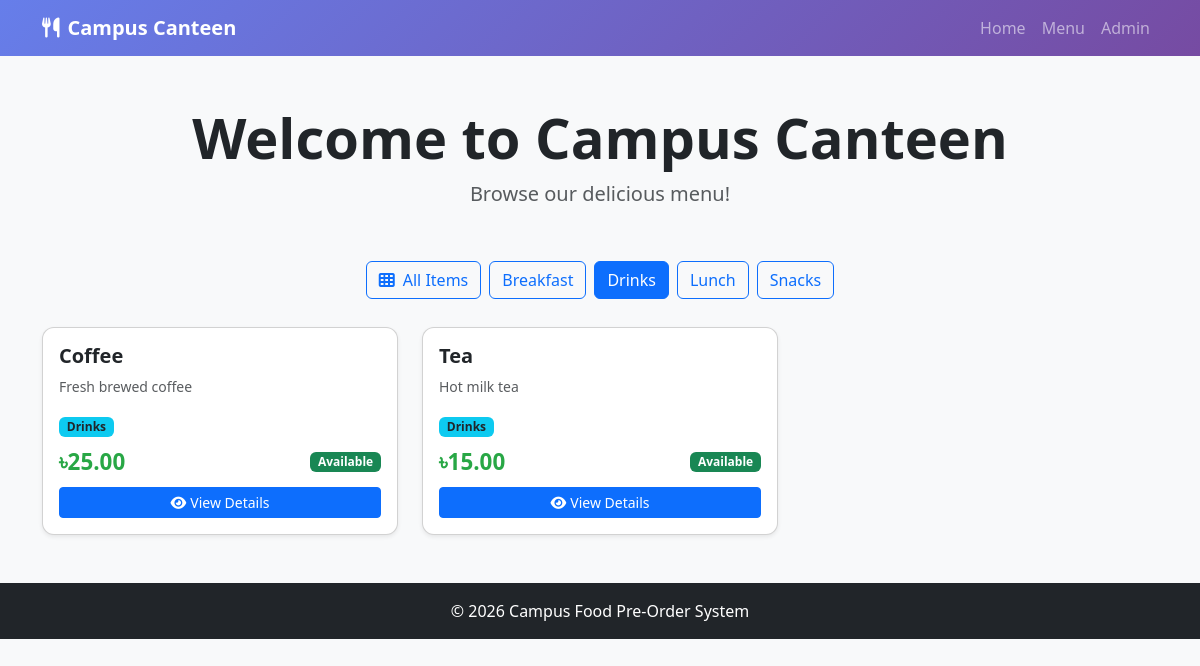
The page /?category=drinks on the database its author committed.
### canteen/models.py (models this page shows, shortened)
class Category(models.Model):
    CATEGORY_CHOICES = [
        ('breakfast', 'Breakfast'),
        ('lunch', 'Lunch'),
        ('snacks', 'Snacks'),
        ('drinks', 'Drinks'),
    ]
    name = models.CharField(max_length=50, choices=CATEGORY_CHOICES, unique=True)
    description = models.TextField(blank=True)
    created_at = models.DateTimeField(auto_now_add=True)
    class Meta:
        verbose_name_plural = "Categories"
        ordering = ['name']

class FoodItem(models.Model):
    category = models.ForeignKey(
        Category,
        on_delete=models.CASCADE,
        related_name='food_items'
    )
    name = models.CharField(max_length=200)
    description = models.TextField(blank=True)
    price = models.DecimalField(max_digits=6, decimal_places=2)
    image = models.ImageField(upload_to='food_images/', blank=True, null=True)
    is_available = models.BooleanField(default=True)
    created_at = models.DateTimeField(auto_now_add=True)
    updated_at = models.DateTimeField(auto_now=True)
    class Meta:
        ordering = ['category', 'name']
    def get_availability_status(self):
        return "Available" if self.is_available else "Sold Out"

### canteen/views.py (the view)
# urls.py: path('', views.home, name='home'),
def home(request):
    selected_category = request.GET.get('category', 'all')
    categories = Category.objects.all()
    if selected_category == 'all':
        food_items = FoodItem.objects.filter(is_available=True)
    else:
        food_items = FoodItem.objects.filter(
            category__name=selected_category,
            is_available=True
        )
    context = {
        'food_items': food_items,
        'categories': categories,
        'selected_category': selected_category,
    }
    return render(request, 'canteen/home.html', context)

### canteen/templates/canteen/home.html (shortened to what this page needs)
{% extends 'canteen/base.html' %}
{% block content %}
<div class="container my-5">
    <div class="text-center mb-5">
        <h1 class="display-4 fw-bold">Welcome to Campus Canteen</h1>
        <p class="lead text-muted">Browse our delicious menu!</p>
    </div>
    <div class="d-flex justify-content-center mb-4 flex-wrap">
        <a href="?category=all" class="btn {% if selected_category == 'all' %}btn-primary{% else %}btn-outline-primary{% endif %} m-1">
            <i class="fas fa-th me-2"></i>All Items
        </a>
        {% for category in categories %}
            <a href="?category={{ category.name }}" class="btn {% if selected_category == category.name %}btn-primary{% else %}btn-outline-primary{% endif %} m-1">
                {{ category.get_name_display }}
            </a>
        {% endfor %}
    </div>
    <div class="row g-4">
        {% for item in food_items %}
            <div class="col-md-6 col-lg-4">
                <div class="card food-card shadow-sm h-100">
                    <div class="card-body">
                        <h5 class="card-title fw-bold">{{ item.name }}</h5>
                        <p class="text-muted small">{{ item.description|truncatewords:15 }}</p>
                        <span class="badge bg-info text-dark mb-2">{{ item.category.get_name_display }}</span>
                        <div class="d-flex justify-content-between align-items-center">
                            <span class="price-tag">৳{{ item.price }}</span>
                            <span class="badge {% if item.is_available %}bg-success{% else %}bg-danger{% endif %}">
                                {{ item.get_availability_status }}
                            </span>
                        </div>
                        <a href="{% url 'canteen:food_detail' item.id %}" class="btn btn-sm btn-primary mt-2 w-100">
                            <i class="fas fa-eye me-1"></i>View Details
                        </a>
                    </div>
                </div>
            </div>
        {% empty %}
            <div class="col-12">
                <div class="alert alert-info text-center">
                    <h4>No food items available</h4>
                </div>
            </div>
        {% endfor %}
    </div>
</div>
{% endblock %}

### canteen/templates/canteen/base.html (style rules this page uses)
body { background-color: #f8f9fa; }
.food-card { transition: transform 0.3s; border-radius: 12px; }
.price-tag { font-size: 1.4rem; font-weight: bold; color: #28a745; }

### rows shown on the page
Category: name "Breakfast"
Category: name "Drinks"
Category: name "Lunch"
Category: name "Snacks"
FoodItem: name "Coffee", description "Fresh brewed coffee", category.name "Drinks", price "25.00", get_availability_status "Available"
FoodItem: name "Tea", description "Hot milk tea", category.name "Drinks", price "15.00", get_availability_status "Available"
